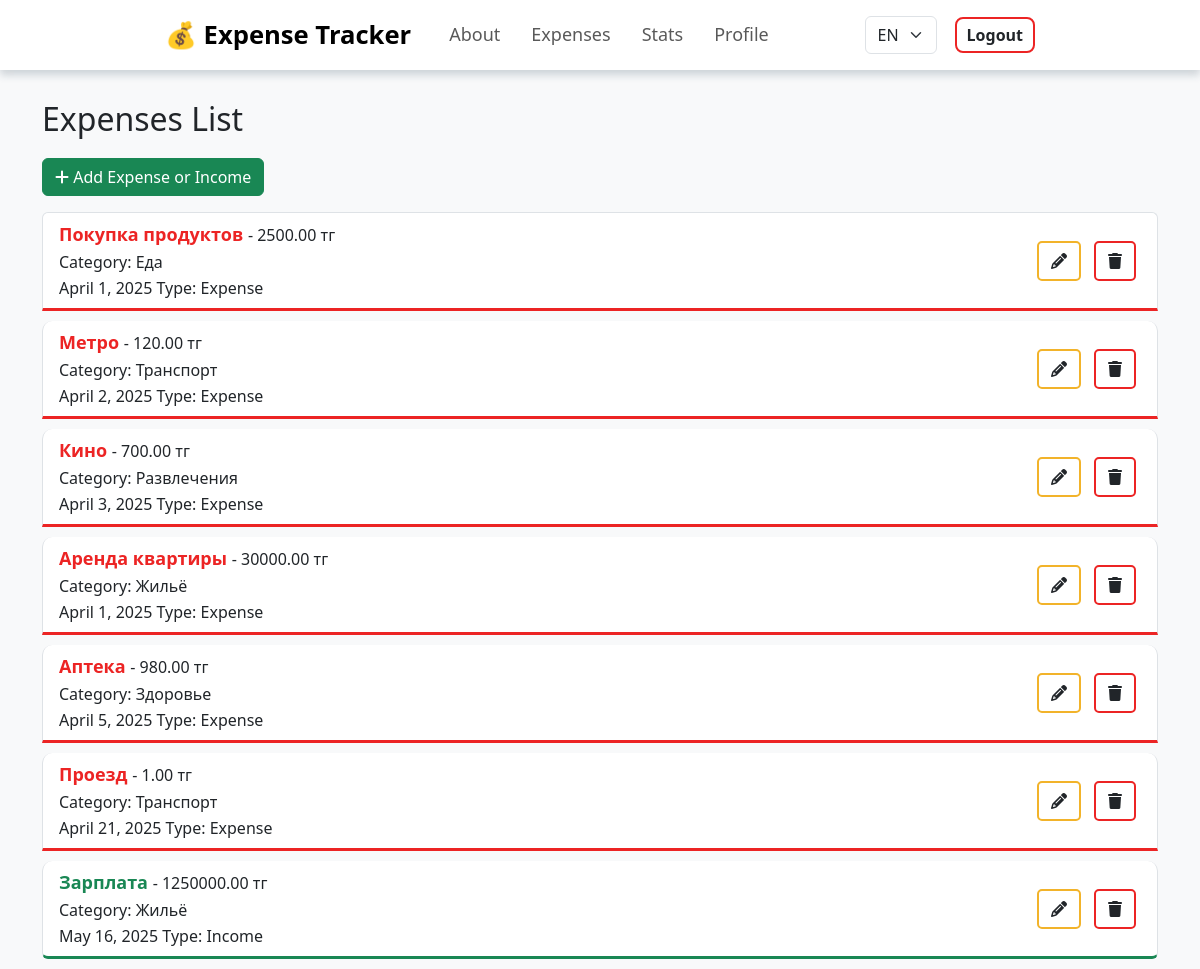
The app's page / (signed in) with its own data.
### expense_tracker/models.py (models this page shows, shortened)
class Expense(models.Model):
    INCOME = 'income'
    EXPENSE = 'expense'
    TYPE_CHOICES = [
        (INCOME, _("Income")),
        (EXPENSE, _("Expense")),
    ]
    user = models.ForeignKey(User, on_delete=models.CASCADE, verbose_name=_("User"))
    name = models.CharField(max_length=255, verbose_name=_("Name"))
    amount = models.DecimalField(max_digits=10, decimal_places=2, verbose_name=_("Amount"))
    category = models.ForeignKey('Category', on_delete=models.CASCADE, verbose_name=_("Category"))
    date = models.DateField(verbose_name=_("Date"))
    type = models.CharField(max_length=7, choices=TYPE_CHOICES, blank=False, verbose_name=_("Type"))

class Category(models.Model):
    name = models.CharField(max_length=100, unique=True, verbose_name=_("Category Name"))
    def __str__(self):
        return self.name

### expense_tracker/views.py (the view)
# urls.py: path('', ExpenseListView.as_view(), name='expense-list'),
class ExpenseListView(LoginRequiredMixin, ListView):
    model = Expense
    template_name = 'expense_list.html'
    context_object_name = 'expenses'
    def get_queryset(self):
        return Expense.objects.filter(user=self.request.user)

### expense_tracker/templates/expense_list.html
{% extends 'base.html' %}
{% load i18n %}
{% load static %}
{% block content %}
<h2 class="heading">{% trans "Expenses List" %}</h2>
{% if user.is_authenticated %}
    <a href="{% url 'expense-create' %}" class="btn btn-success mb-3">
        <i class="fas fa-plus" style="color: white; font-size: 16px;"></i> {% trans "Add Expense or Income" %}
    </a>
    <ul class="list-group">
        {% for expense in expenses %}
        <li class="list-group-item d-flex justify-content-between
            {% if expense.type == 'expense' %}
                expense_type
            {% else %}
                income_type
            {% endif %}
        ">
            <div>
                <span class="{% if expense.type == 'expense' %}expense_name{% else %}income_name{% endif %}">
                    {{ expense.name }}
                </span> - {{ expense.amount }} тг
                <span class="expense_category">{% trans "Category" %}: {{ expense.category }}</span>
                {{ expense.date }}
                {% trans "Type" %}: {{ expense.get_type_display  }}
            </div>
            <div class="d-flex gap-2 align-items-center">
                <a href="{% url 'expense-update' expense.pk %}" class="btn edit_btn">
                    <i class="fas fa-pencil-alt" style="font-size: 16px;"></i>
                </a>
                <a href="{% url 'expense-delete' expense.pk %}" class="btn delete_btn">
                    <i class="fas fa-trash" style="font-size: 16px;"></i>
                </a>
            </div>
        </li>
        {% empty %}
        <li class="list-group-item">{% trans "No expenses found." %}</li>
        {% endfor %}
    </ul>
{% else %}
    <div class="alert alert-warning" role="alert">
        {% trans "Please" %} <a href="{% url 'login' %}">{% trans "log in" %}</a> {% trans "to view your expenses." %}
    </div>
{% endif %}
{% endblock %}

### expense_tracker/static/css/style.css (style rules this page uses)
body { font-family: 'Segoe UI', Tahoma, Geneva, Verdana, sans-serif; background-color: #f5f5f5; }
.heading { margin-top: 30px; margin-bottom: 20px; }
.expense_type { background-color: #ffffff; border-bottom: 3px solid #ec2424; border-radius: 10px 10px 0px 0px; margin-bottom: 10px; }
.income_type { background-color: #ffffff; border-bottom: 3px solid #198754; border-radius: 10px 10px 0px 0px; margin-bottom: 10px; }
.edit_btn { background-color: #ffffff; border: #f2b32a solid 2px; border-radius: 5px; margin-right: 5px; transition: background-color 0.3s ease; }
.delete_btn { background-color: #ffffff; border: #ec2424 solid 2px; border-radius: 5px; margin-right: 5px; transition: background-color 0.3s ease; }
.expense_name { color: #ec2424; font-weight: 700; font-size: 18px; margin-bottom: 5px; }
.income_name { color: #198754; font-weight: 700; font-size: 18px; margin-bottom: 5px; }
.expense_category { display: block; padding: 2px 0px; border-radius: 5px; }

### records on screen
Expense: name "Покупка продуктов", amount "2500.00", category "Еда", date "April 1, 2025", type "Expense"
Expense: name "Метро", amount "120.00", category "Транспорт", date "April 2, 2025", type "Expense"
Expense: name "Кино", amount "700.00", category "Развлечения", date "April 3, 2025", type "Expense"
Expense: name "Аренда квартиры", amount "30000.00", category "Жильё", date "April 1, 2025", type "Expense"
Expense: name "Аптека", amount "980.00", category "Здоровье", date "April 5, 2025", type "Expense"
Expense: name "Проезд", amount "1.00", category "Транспорт", date "April 21, 2025", type "Expense"
Expense: name "Зарплата", amount "1250000.00", category "Жильё", date "May 16, 2025", type "Income"
